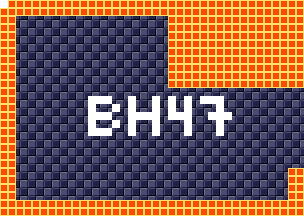

A level layout from a 2D game, rendered from its tile map. Below: a short description, then the map file with tile-grid data replaced by summaries:
An orthogonal 38x27 tile map with 8x8 px tiles, 4 tile layers (background, foreground, room numbers, Objects), 15 tilesets.

<map version="1.5" tiledversion="1.7.1" orientation="orthogonal" renderorder="right-down" width="38" height="27" tilewidth="8" tileheight="8" infinite="0" nextlayerid="11" nextobjectid="1">
 <tileset firstgid="1" source="tilesheets/tsKarniMata.tsx" />
 <tileset firstgid="1025" source="tilesheets/tsVoodooWasp.tsx" />
 <tileset firstgid="2049" source="tilesheets/tsBurial.tsx" />
 <tileset firstgid="3073" source="tilesheets/tsBlueTemple.tsx" />
 <tileset firstgid="4097" source="tilesheets/tsGoddess.tsx" />
 <tileset firstgid="5121" source="tilesheets/tsKonark.tsx" />
 <tileset firstgid="6145" name="sEnemies" tilewidth="8" tileheight="8" tilecount="1024" columns="32">
  <image source="../grapx/tilesheets/sObjects.bmp" trans="ff94ff" width="256" height="256" />
 </tileset>
 <tileset firstgid="7169" source="tilesheets/tsIceTemple.tsx" />
 <tileset firstgid="8193" source="tilesheets/tsLavaArea.tsx" />
 <tileset firstgid="9217" source="tilesheets/tsBossArea.tsx" />
 <tileset firstgid="10241" source="tilesheets/tsPegu.tsx" />
 <tileset firstgid="11265" source="tilesheets/sTiwanakuTemple.tsx" />
 <tileset firstgid="12289" source="tilesheets/sIndraTemple.tsx" />
 <tileset firstgid="13313" source="tilesheets/sTeleport.tsx" />
 <tileset firstgid="14337" source="tilesheets/sObjects.tsx" />
 <layer id="2" name="background" width="38" height="27">
  <data>[1026 cells, 1026 non-empty, 2 distinct tile ids]</data>
 </layer>
 <layer id="1" name="foreground" width="38" height="27">
  <data>[1026 cells, 359 non-empty, 1 distinct tile ids]</data>
 </layer>
 <layer id="7" name="room numbers" width="38" height="27">
  <data>[1026 cells, 44 non-empty, 1 distinct tile ids]</data>
 </layer>
 <layer id="10" name="Objects" width="38" height="27">
  <data>[1026 cells, 0 non-empty, 0 distinct tile ids]</data>
 </layer>
</map>
